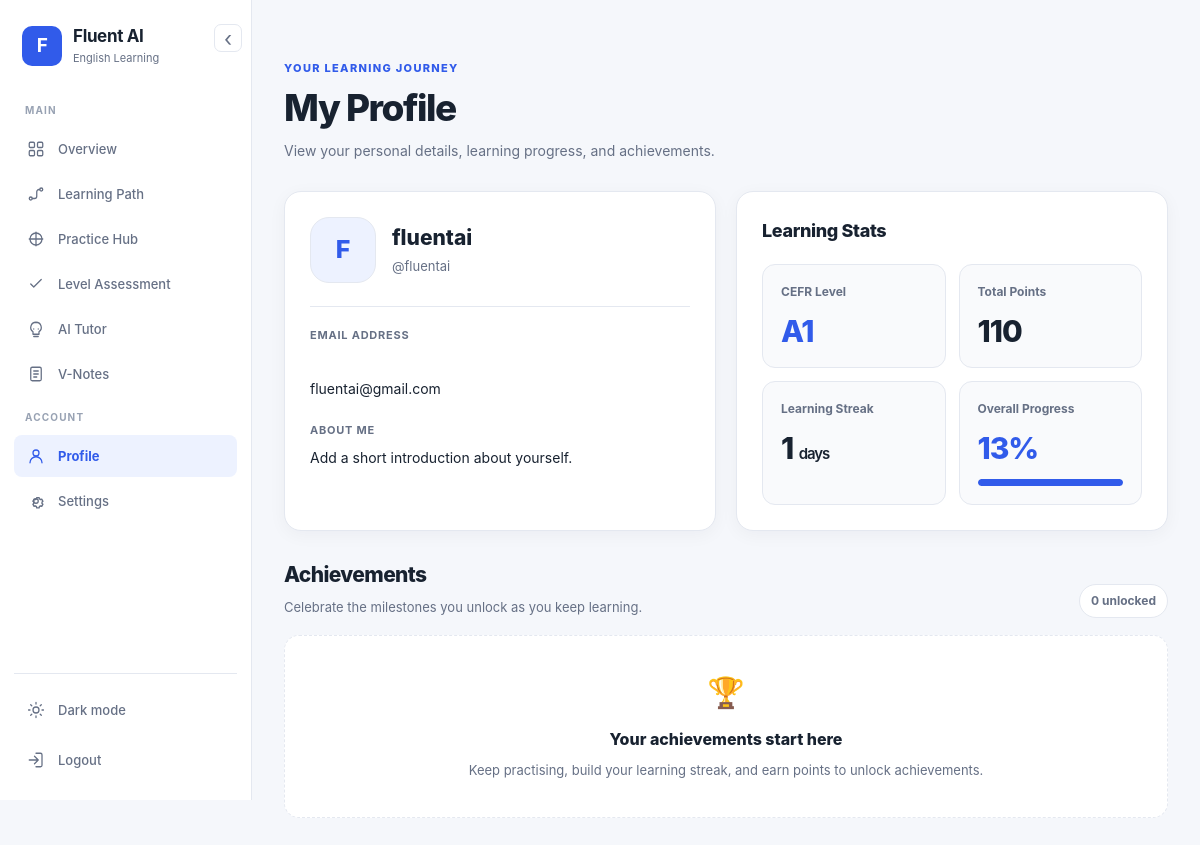
The page /profile/ (signed in) on the database as committed earlier.
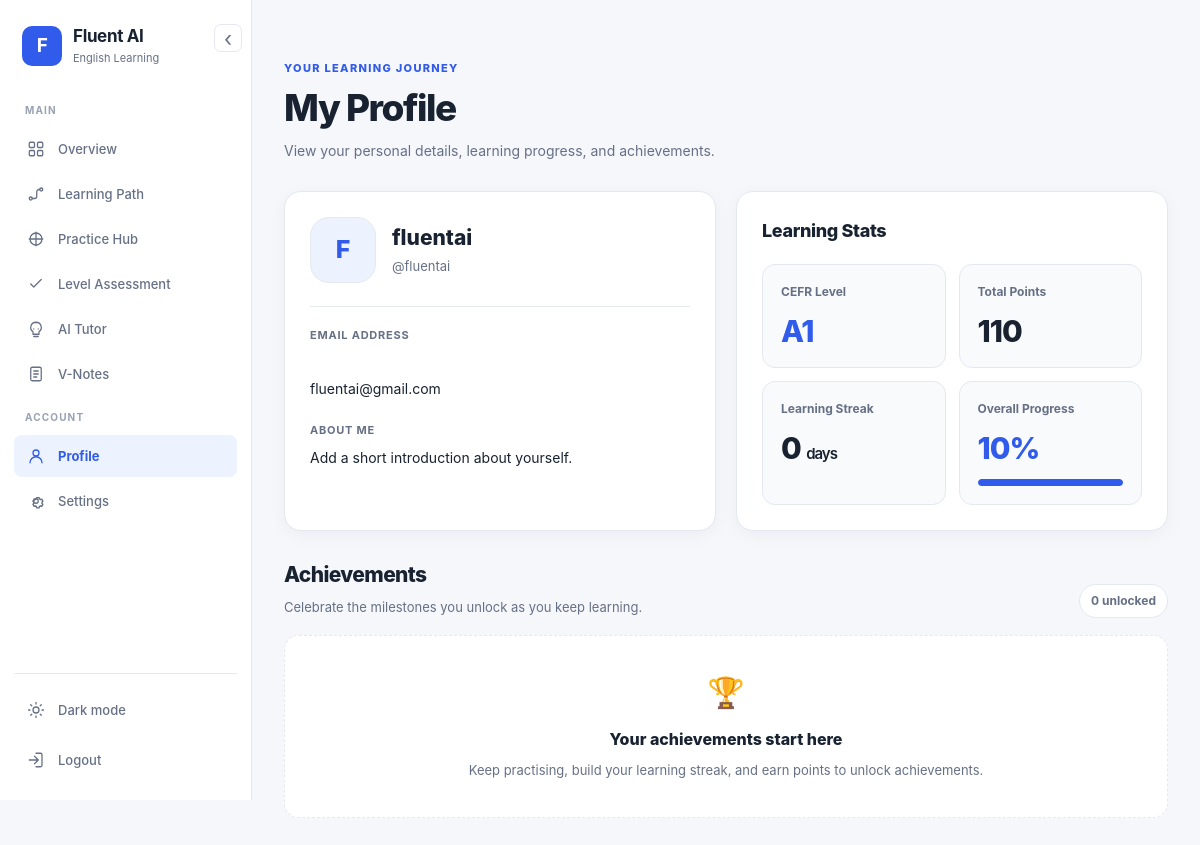
The same page on the database as committed later.
### learning/models.py (models this page shows, shortened)
class UserProfile(models.Model):
    LEVEL_CHOICES = [
        ("BEGINNER", "Beginner"),
        ("ELEMENTARY", "Elementary"),
        ("INTERMEDIATE", "Intermediate"),
        ("ADVANCED", "Advanced"),
    ]
    user = models.OneToOneField(User,on_delete=models.CASCADE,related_name="profile")
    level = models.CharField(max_length=20,choices=LEVEL_CHOICES,default="BEGINNER")
    cefr_level = models.CharField(max_length=5,default="A1")
    points = models.PositiveIntegerField(default=0)
    streak = models.PositiveIntegerField(default=0)
    progress_percent = models.FloatField(default=0)
    completed_lessons = models.PositiveIntegerField(default=0)
    last_active = models.DateTimeField(null=True,blank=True)
    bio = models.TextField(blank=True)
    notifications_enabled = models.BooleanField(default=True)
    dark_mode = models.BooleanField(default=False)
    created_at = models.DateTimeField(auto_now_add=True)
    updated_at = models.DateTimeField(auto_now=True)

### learning/views.py (the view)
# urls.py: path("profile/", views.profile, name="profile"),
@login_required
def profile(request):
    profile = get_profile(request.user)
    achievements = UserAchievement.objects.filter(
        user=request.user
    ).select_related("achievement")
    recent = LearningEvent.objects.filter(
        user=request.user
    ).order_by("-created_at")[:10]
    return render(
        request,
        "profile.html",
        {
            "user": request.user,
            "profile": profile,
            "achievements": achievements,
            "recent": recent,
        }
    )

### learning/views.py (called while the page is built)
def get_profile(user):
    profile, created = UserProfile.objects.get_or_create(
        user=user
    )
    return profile

### learning/templates/profile.html (shortened to what the changed rows need)
{% extends "base.html" %}
{% block content %}
<div class="profile-page">
    <header class="profile-header">
        <div>
            <h1>My Profile</h1>
        </div>
    </header>
    <div class="profile-layout">
        <section class="profile-card">
            <div class="profile-identity">
                <div class="profile-identity-info">
                    <h2>{{ user.first_name|default:user.username }}</h2>
                </div>
            </div>
            <div class="profile-detail">
                <span class="profile-detail-label">About me</span>
                <p class="profile-detail-value">{{ profile.bio|default:"Add a short introduction about yourself." }}</p>
            </div>
        </section>
        <section class="profile-card">
            <h2 class="profile-card-heading">Learning Stats</h2>
            <div class="profile-stats-grid">
                <div class="profile-stat">
                    <span class="profile-stat-label">CEFR Level</span>
                    <p class="profile-stat-value profile-stat-highlight">
                        {{ profile.cefr_level|default:"A1" }}
                    </p>
                </div>
                <div class="profile-stat">
                    <span class="profile-stat-label">Total Points</span>
                    <p class="profile-stat-value">
                        {{ profile.points|default:0 }}
                    </p>
                </div>
                <div class="profile-stat">
                    <span class="profile-stat-label">Learning Streak</span>
                    <p class="profile-stat-value">
                        {{ profile.streak|default:0 }}
                        <span style="font-size:15px; font-weight:600;">days</span>
                    </p>
                </div>
                <div class="profile-stat">
                    <span class="profile-stat-label">Overall Progress</span>
                    <p class="profile-stat-value profile-stat-highlight">
                        {{ profile.progress_percent|default:0|floatformat:0 }}%
                    </p>
<div
    class="profile-progress-track"
    role="progressbar"
    aria-label="Overall learning progress"
    aria-valuemin="0"
    aria-valuemax="100"
    aria-valuenow="{{ profile.progress_percent|default:0|floatformat:0 }}"
>
    <div
        class="profile-progress-fill"
        data-progress="{{ profile.progress_percent|default:0|floatformat:0 }}"
    ></div>
</div>
                </div>
            </div>
        </section>
    </div>
    <section class="profile-achievements-section">
        <header class="profile-achievements-header">
            <div>
                <h2>Achievements</h2>
            </div>
        </header>
    </section>
</div>
{% endblock %}

Rows that differ between the two databases and show on the page:
changed UserProfile "Add a short introduction about yourself.": streak "1" → "0"; progress_percent "13" → "10"
